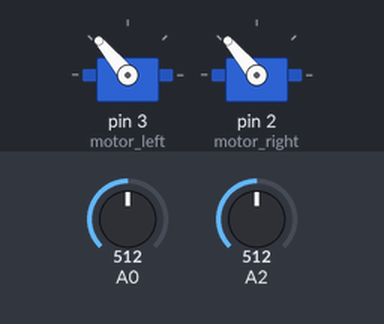
Recording of a sketch running on a simulated Arduino Uno, built with avr-gcc and run on an emulated ATmega328P. Shown: 2 × servo. Inputs (shaded band) come from the test bench; at power-on: A0 = 512, A2 = 512.

Above: at 1.2 s.
1.3 s: A0 set to 184
2.8 s: A0 set to 171
At 3.9 s:
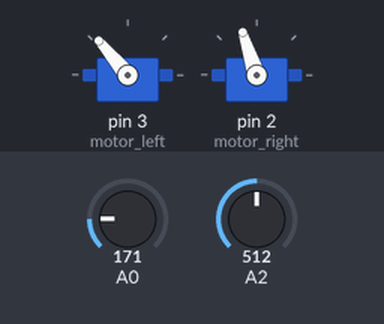
4.3 s: A2 set to 810
At 5.1 s:
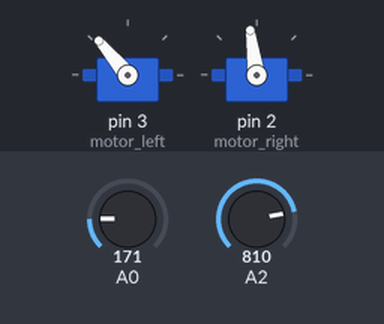
5.8 s: A0 set to 74
7.3 s: A0 set to 62
At 8.4 s:
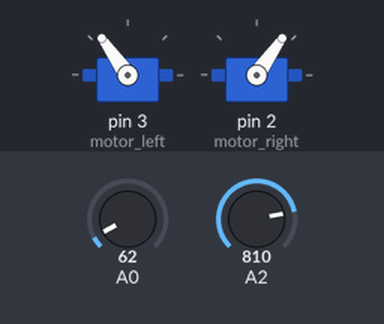
8.8 s: A2 set to 185
10.3 s: A2 set to 167
At 11.4 s:
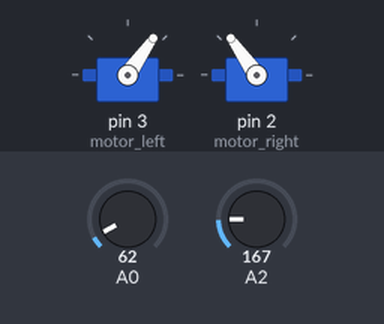
Timing chart, 0 to 14.3 s (numbered marks = the images above; inputs shaded):
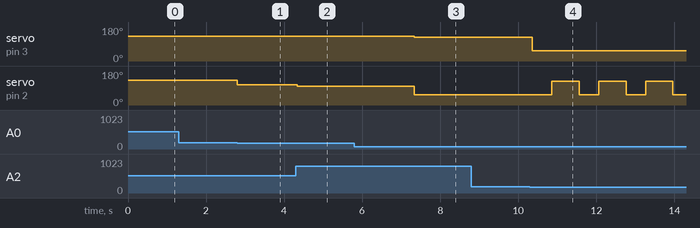

The sketch:

wall_following_V2.ino
```cpp
/* Driving with panning GP2D12 and ultrasonic sensors to follow walls
*/

#include <Servo.h>

#define DRIVE_SPEED 130
#define STOP_SPEED 90
#define K_P 2

float USdistance = 0;
float IRLeftdistance = 0;
float IRRightdistance = 0;
float IRLongdistance = 0;

Servo motor_left;
Servo motor_right;

int motor_left_speed = 90;
int motor_right_speed = 90;

static byte USpin = 8;
//static byte IR_long_pin = 8;
static byte LeftGP2D12pin = 10;
static byte RightGP2D12pin = 0;

int US_sensing_dist = 35;
int IR_sensing_dist = 35;
static int target_distance = 20;
static int IR_long_sensing_dist = 35;

boolean wall_left = false;
boolean wall_right = false;
boolean wall_foward = false;

static long polling_time = 0;


void setup() {
  motor_left.attach(3);
  motor_right.attach(2);
  drive();
  Serial.begin(9600);
}

void loop() {
  if (polling_time >= 800) {
    polling_time = 0;
    poll_sensors();
  }
  if (!wall_foward) {
    speed_control();
  }
  if (wall_foward && wall_left) {
    turn_right();
  }
  if (wall_foward && wall_right) {
    turn_left();
  }
  if (wall_foward && !wall_left && !wall_right) {
    reverse();
    delay(500);
    turn_left();
    delay(700);
    poll_sensors();
  }
  if (!wall_foward && !wall_left && !wall_right) {
    drive();
  }
  polling_time++;
}


void speed_control(void) {
 if (wall_right && !wall_left) {
   motor_left.write(DRIVE_SPEED + K_P * (IRRightdistance - target_distance));
 }
 if (wall_left && !wall_right) {
   motor_right.write(DRIVE_SPEED + K_P * (IRLeftdistance - target_distance));
 }
}

void poll_sensors(void) {
  wall_left = false;
  wall_right = false;
  wall_foward = false;
  USdistance = read_ul_sensor_range(USpin);
  //IRLongdistance = read_IR_long_range(IR_long_pin);
  IRLeftdistance = read_gp2d12_range(LeftGP2D12pin);
  IRRightdistance = read_gp2d12_range(RightGP2D12pin);
  if ((USdistance != -1) && (USdistance <= US_sensing_dist)) {
    wall_foward = true;
  }
  /*if ((IRLongdistance != -1) && (IRLongdistance <= IR_long_sensing_dist)) {
    wall_foward = true;
  }*/
  if ((IRLeftdistance != -1) && (IRLeftdistance <= IR_sensing_dist)) {
    wall_left = true;
  }
  if ((IRRightdistance != -1) && (IRRightdistance <= IR_sensing_dist)) {
    wall_right = true;
  }
}


float read_ul_sensor_range(byte pin) {
  int tmp = 0;
  float range = 0;
  tmp = analogRead(pin);
  //Min val ~ 56 (dist. <= 30cm), ~58 at 30cm
  //ADC value increases by ~20 per 10 cm (from rough testing; check with Julian)
  if (tmp <= 58) {
    range = 30.0;
  }
  else {
    //Works; slight underestimate though
    range = 30.0 + (float(tmp) - 56.0)/2.0;
  }
  return range;
}

float read_gp2d12_range(byte pin) {
  int tmp = 0;
  float range = 0;
  tmp = analogRead(pin);
  range = (6787.0 /((float)tmp - 3.0)) - 4.0;
  if (tmp < 3) {
    range =  -1; // Error value
  }
  return range;
}

float read_IR_long_range(byte pin) {
  int tmp = 0;
  float range = 0;
  tmp = analogRead(pin);
  range = (9462.0 /((float)tmp - 16.92));
  if (tmp <= 16.92) {
    range =  -1; // Error value
  }
  return range;
}

void turn_left(void) {
  motor_left.write(55);
  motor_right.write(125);
}

void turn_right(void) {
  motor_left.write(125);
  motor_right.write(55);
}

void reverse(void) {
  motor_left.write(55);
  motor_right.write(55);
}

void drive(void) {
  motor_left.write(DRIVE_SPEED);
  motor_right.write(DRIVE_SPEED);
}
```

Measured:
- the behaviour switches between 178 and 177 on A0 (found by bisection; images 0 and 1)
- the behaviour switches between 67 and 66 on A0 (found by bisection; images 2 and 3)
- the behaviour switches between 178 and 177 on A2 (found by bisection; images 3 and 4)
- after the input at 1.3 s, every drawn part: stays the same
- after the input at 2.8 s, servo on pin 2 (motor_right): 130° → 108° at once
- after the input at 4.3 s, servo on pin 2 (motor_right): 108° → 98° at once
- after the input at 5.8 s, every drawn part: stays the same
- after the input at 7.3 s, servo on pin 3 (motor_left): 130° → 125° at once; servo on pin 2 (motor_right): 98° → 55° at once
- after the input at 8.8 s, every drawn part: stays the same
- after the input at 10.3 s, servo on pin 3 (motor_left): 125° → 55° after 0.06 s; servo on pin 2 (motor_right): alternates 125° for 0.70 s and 55° for 0.50 s, starting after 0.56 s
